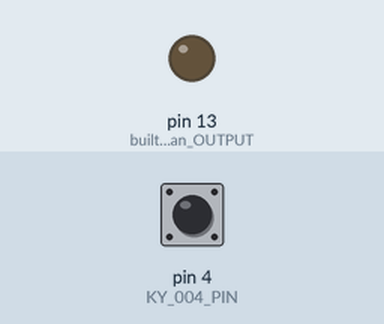
This sketch was run on a simulated Arduino Uno, built with avr-gcc and run on an emulated ATmega328P. Shown: output pins drawn as LEDs (lit = HIGH). The inputs (shaded band) are chosen by the test bench; at power-on: pin 4 (KY_004_PIN) HIGH.

Above: at 1.2 s.
1.3 s: pin 4 (KY_004_PIN) pulled LOW for 0.15 s
At 1.37 s:
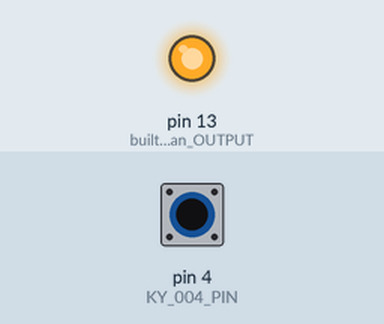
2.9 s: pin 4 (KY_004_PIN) pulled LOW for 3.2 s
At 7.5 s:
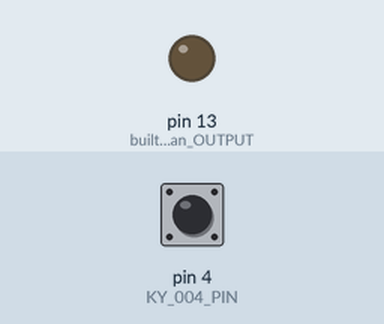
Timing chart, 0 to 9.0 s (numbered marks = the images above; inputs shaded):
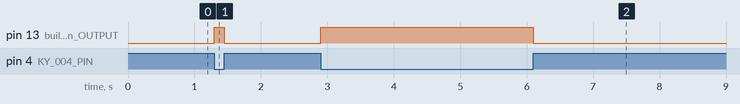

Measured:
- after the input at 1.3 s, pin 13 (built_in_LED_is_an_OUTPUT): LOW → HIGH at once, → LOW 0.15 s later
- after the input at 2.9 s, pin 13 (built_in_LED_is_an_OUTPUT): LOW → HIGH at once, → LOW 3.2 s later

The sketch:

KY-004_Button.ino
```cpp
/*
 * inventr.io 37 in 1 Sensor Kit (https://inventr.io/product/37-in-1-sensor-kit/)
 * Sensor Course (https://inventr.io/course/sensor-training/)
 *
 * Lesson - [KY-004] Button
 *
 * The KY-004 is a simple tactile button module for use with Arduino or other
 * microcontrollers. It consists of a push button switch and a resistor to pull
 * the input high when the button is not pressed. When the button is pressed,
 * the input is connected to ground, providing a low signal to the microcontroller.
 * The module provides a convenient and compact way to add a physical button input
 * to a microcontroller project.
 *
 * KY-004 sensor pin is HIGH until the button is pressed and then sensor pin goes LOW.
 *
 * Code contributions:
 *    David Schmidt (davids@inventr.io)
 */

/* This project just needs a Digital pin.
 * On the Hero (Arduino Uno compatible) we *could* use: D0-D13, A0-A5.
 * Skip: A0-A5 (save for Analog),
 *       D0/D1 (used by USB),
 *       D2/D3 (save for interrupts),
 *       D13 (used by LED_BUILTIN and SPI Clock),
 *       D5, D6, D9, D10 and D11 (save for PWM)
 *       D11 (SPI MOSI)
 *       D12 (SPI MISO)
 * Recommended for fewest conflicts:
 *    D4, D7 or D8
 */
const int KY_004_PIN = 4;  // the number of the pushbutton pin

void setup() {
  pinMode(LED_BUILTIN, OUTPUT);       // built in LED is an OUTPUT
  pinMode(KY_004_PIN, INPUT_PULLUP);  // Button is an input
}

void loop() {
  if (digitalRead(KY_004_PIN) == LOW)  // if button is pressed, state is LOW (false)
    digitalWrite(LED_BUILTIN, HIGH);   // turn on built in LED
  else
    digitalWrite(LED_BUILTIN, LOW);  // turn off built in LED
}
```
